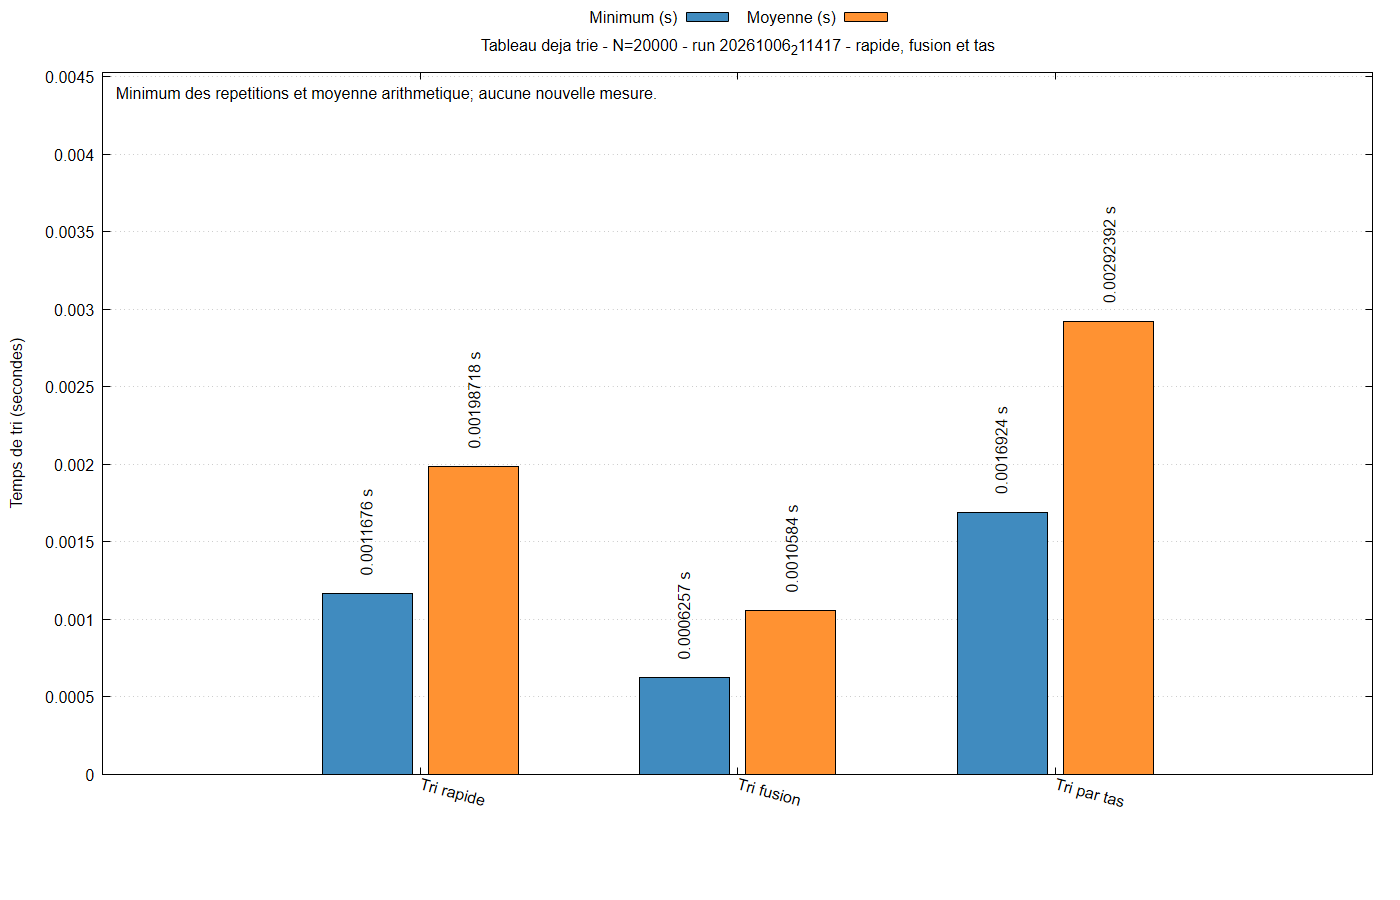

This chart was generated by the following gnuplot code:
set encoding utf8
set terminal pngcairo size 1400,900 font 'Arial,12'
set output 'graphiques/20261006_211417/histogrammes/croissant_20000_rapides.png'
set datafile separator ';'
set datafile missing 'non_mesure'
set title 'Tableau deja trie - N=20000 - run 20261006_211417 - rapide, fusion et tas'
set ylabel 'Temps de tri (secondes)'
set style data histograms
set style histogram clustered gap 1
set style fill solid 0.85 border -1
set boxwidth 0.85
set grid ytics
set key outside top center horizontal
set xtics rotate by -15
set bmargin 7
set yrange [0:0.004532076]
set label 1 'Minimum des repetitions et moyenne arithmetique; aucune nouvelle mesure.' at graph 0.01,0.97 front
plot 'graphiques/20261006_211417/histogrammes/croissant_20000_rapides.dat' every ::1 using 2:xticlabels(1) title 'Minimum (s)' lc rgb '#1f77b4', '' every ::1 using 3 title 'Moyenne (s)' lc rgb '#ff7f0e', '' every ::1 using ($0-0.17):2:(sprintf('%.6g s',column(2))) with labels rotate by 90 left offset 0,1 notitle, '' every ::1 using ($0+0.17):3:(sprintf('%.6g s',column(3))) with labels rotate by 90 left offset 0,1 notitle
unset output
